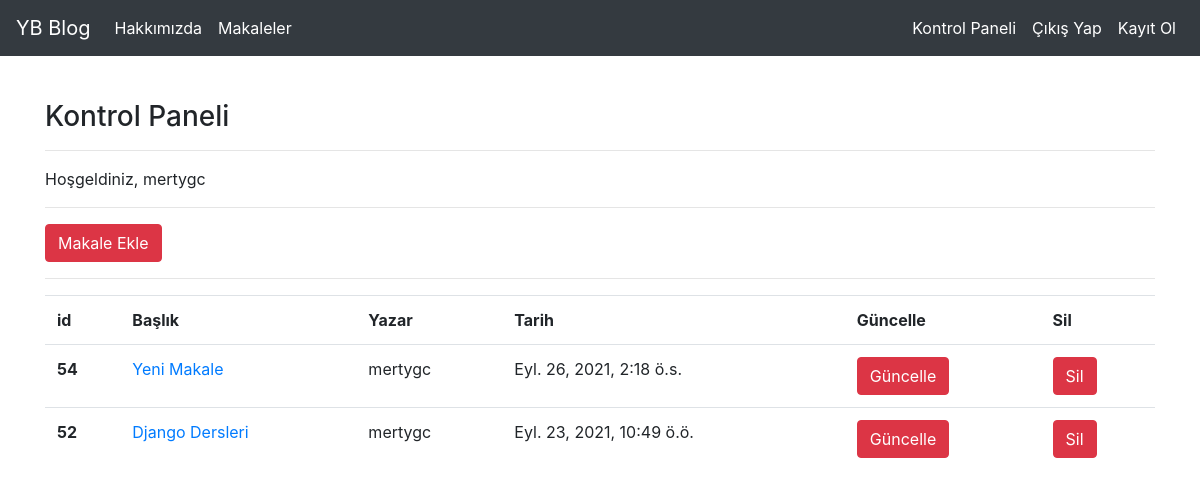
Screenshot of /articles/dashboard/ (signed in) with the database file from the repository.
### article/models.py (models this page shows, shortened)
class Article(models.Model):
    author = models.ForeignKey("auth.User",on_delete = models.CASCADE,verbose_name="Yazar")
    title = models.CharField(max_length=50,verbose_name="Başlık")
    content= RichTextField()
    created_date = models.DateTimeField(auto_now_add=True,verbose_name="Oluşturulma Tarihi")
    article_image = models.FileField(blank = True,null = True,verbose_name="Makaleye Fotoğraf Ekleyin")
    class Meta:
        ordering = ['-created_date']

### article/views.py (the view)
# urls.py: path('dashboard/', views.dashboard, name = "dashboard"),
@login_required(login_url = "user:login")
def dashboard(request):
    articles = Article.objects.filter(author = request.user)
    context = {
        "articles":articles
    }
    return render(request,"dashboard.html",context)

### templates/dashboard.html (shortened to what this page needs)
{% extends 'layout.html' %}
{% block body %}
<h3>Kontrol Paneli</h3>
<hr>
<p>
    Hoşgeldiniz, {{request.user.username}}
</p>
<hr>
<a class = "btn btn-danger" href = "/articles/addarticle">Makale Ekle </a>
<hr>
{% if articles %}
<table class="table">
    <tr>
      <th scope="col">id</th>
      <th scope="col">Başlık</th>
      <th scope="col">Yazar</th>
      <th scope="col">Tarih</th>
      <th scope="col">Güncelle</th>
      <th scope="col">Sil</th>
  {% for article in articles  %}
   <tr>
      <th scope="row">{{article.id}}</th>
      <td><a href = "/articles/article/{{article.id}}">{{article.title}}</a></td>
      <td>{{article.author.username}}</td>
      <td>{{article.created_date}}</td>
      <td><a href = "{% url 'article:update' article.id %}"class = "btn btn-danger">Güncelle</a></td>
      <td><a href = "{% url 'article:delete' article.id %}"class = "btn btn-danger">Sil</a></td>
    </tr>
  {% endfor %}
</table>
{% else %}
<div class ="alert alert-danger">
    Henüz makaleniz bulunmuyor...
{% endif %}
{% endblock body %}

### templates/layout.html (shortened to what this page needs)
<!DOCTYPE html>
{% load static %}
<html lang="en">
<head>
    <link rel="stylesheet" href="https://stackpath.bootstrapcdn.com/bootstrap/4.3.1/css/bootstrap.min.css">
</head>
<body>
    {% include "includes/navbar.html" %}
    <div style = "margin-top : 100px; margin-bottom: 100px;" class = "container">
     {% block body %}
     {% endblock body %}
    </div>
</body>
</html>

### templates/includes/navbar.html (shortened to what this page needs)
<nav class="navbar navbar-expand-md navbar-dark fixed-top bg-dark">
     <a class="navbar-brand" href="{% url 'index'%}">YB Blog</a>
      <div class="collapse navbar-collapse" id="navbarCollapse">
        <ul class="navbar-nav mr-auto">
          <li class="nav-item active">
            <a class="nav-link" href="{% url 'about' %}">Hakkımızda</a>
            <li class="nav-item active">
            <a class="nav-link" href="{% url 'article:articles' %}">Makaleler</a>
            </li>
        </ul>
        <ul class="navbar-nav ml-auto">
        {% if request.user.is_authenticated %}
                <li class="nav-item active">
                <a class="nav-link" href="{% url 'article:dashboard' %}">Kontrol Paneli</a>
                </li>
                <li class="nav-item active">
                <a class="nav-link" href="{% url 'user:logout' %}">Çıkış Yap</a>
                </li>
        {% else %}
               <li class="nav-item active">
               <a class="nav-link" href="{% url 'user:login' %}">Giriş Yap</a>
               </li>
        {% endif %}
               <li class="nav-item active">
               <a class="nav-link" href="{% url 'user:register' %}">Kayıt Ol </a>
               </li>
        </ul>
      </div>
    </nav>

### rows the page displays
Article: id "54", title "Yeni Makale", author.username "mertygc", created_date "Eyl. 26, 2021, 2:18 ö.s."
Article: id "52", title "Django Dersleri", author.username "mertygc", created_date "Eyl. 23, 2021, 10:49 ö.ö."

### other values shown
{{ request.user.username }} "mertygc"
